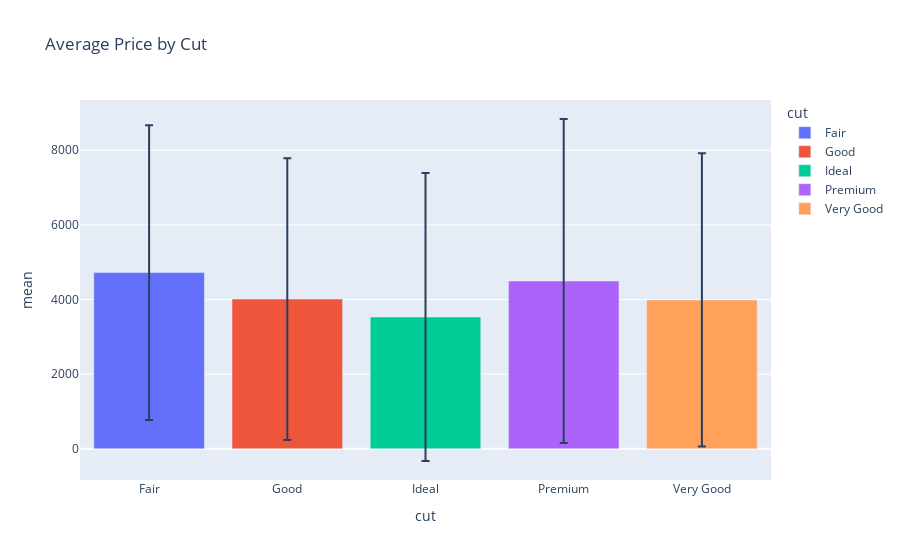

The cell this chart's notebook holds for it:
### Code cell
df_stats = df.groupby('cut')['price'].agg(['mean','std']).reset_index()
df_stats.head()

fig = px.bar(df_stats,x='cut',y='mean',error_y='std',
             title="Average Price by Cut",color='cut'
             )
fig.show()

### Figure 1 — Plotly figure (JSON) as saved in the notebook; plotly's stock layout.template omitted (floating-point values rounded to 4 significant figures)
{"data": [{"error_y": {"array": [3953.0]}, "hovertemplate": "cut=%{x}<br>mean=%{y}<extra></extra>", "legendgroup": "Fair", "marker": {"color": "#636efa", "pattern": {"shape": ""}}, "name": "Fair", "orientation": "v", "showlegend": true, "textposition": "auto", "type": "bar", "x": ["Fair"], "xaxis": "x", "y": [4721.0], "yaxis": "y"}, {"error_y": {"array": [3775.0]}, "hovertemplate": "cut=%{x}<br>mean=%{y}<extra></extra>", "legendgroup": "Good", "marker": {"color": "#EF553B", "pattern": {"shape": ""}}, "name": "Good", "orientation": "v", "showlegend": true, "textposition": "auto", "type": "bar", "x": ["Good"], "xaxis": "x", "y": [4011.0], "yaxis": "y"}, {"error_y": {"array": [3859.0]}, "hovertemplate": "cut=%{x}<br>mean=%{y}<extra></extra>", "legendgroup": "Ideal", "marker": {"color": "#00cc96", "pattern": {"shape": ""}}, "name": "Ideal", "orientation": "v", "showlegend": true, "textposition": "auto", "type": "bar", "x": ["Ideal"], "xaxis": "x", "y": [3530.0], "yaxis": "y"}, {"error_y": {"array": [4343.0]}, "hovertemplate": "cut=%{x}<br>mean=%{y}<extra></extra>", "legendgroup": "Premium", "marker": {"color": "#ab63fa", "pattern": {"shape": ""}}, "name": "Premium", "orientation": "v", "showlegend": true, "textposition": "auto", "type": "bar", "x": ["Premium"], "xaxis": "x", "y": [4496.0], "yaxis": "y"}, {"error_y": {"array": [3930.0]}, "hovertemplate": "cut=%{x}<br>mean=%{y}<extra></extra>", "legendgroup": "Very Good", "marker": {"color": "#FFA15A", "pattern": {"shape": ""}}, "name": "Very Good", "orientation": "v", "showlegend": true, "textposition": "auto", "type": "bar", "x": ["Very Good"], "xaxis": "x", "y": [3988.0], "yaxis": "y"}], "layout": {"barmode": "relative", "legend": {"title": {"text": "cut"}, "tracegroupgap": 0}, "title": {"text": "Average Price by Cut"}, "xaxis": {"anchor": "y", "categoryarray": ["Fair", "Good", "Ideal", "Premium", "Very Good"], "categoryorder": "array", "domain": [0, 1], "title": {"text": "cut"}}, "yaxis": {"anchor": "x", "domain": [0, 1], "title": {"text": "mean"}}}}
